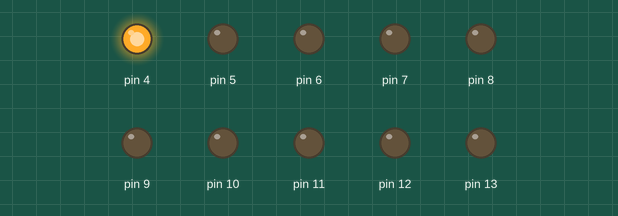
Bench run of a sketch on a simulated Arduino Uno, built with avr-gcc and run on an emulated ATmega328P. On the bench: output pins drawn as LEDs (lit = HIGH).

Above: at 0.02 s.
At 0.77 s:
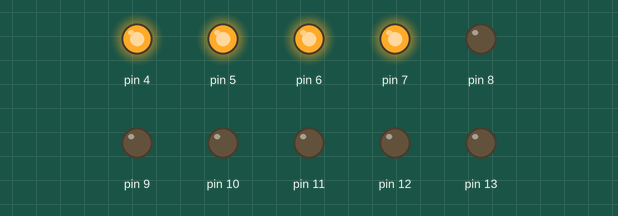
At 1.52 s:
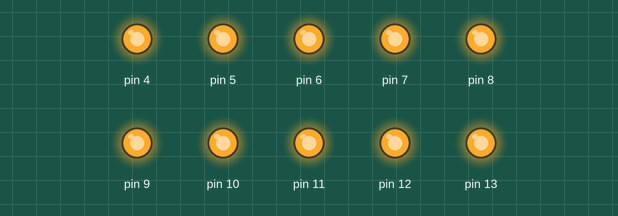
At 2.27 s:
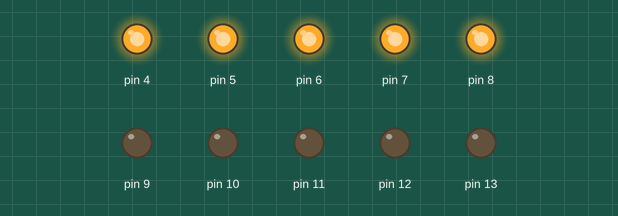
At 3.05 s:
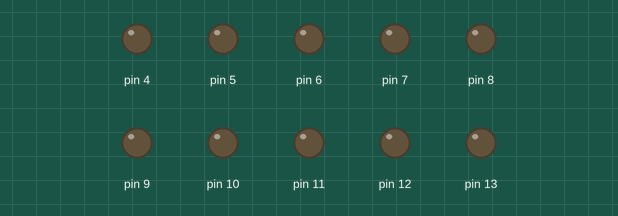
At 4.67 s:
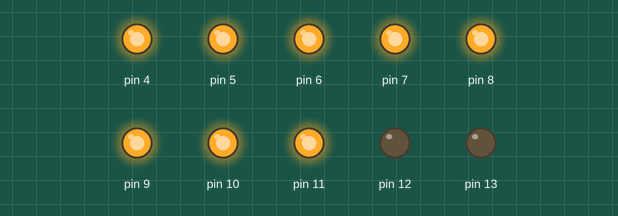
Timing chart, 0 to 5.0 s (numbered marks = the images above):
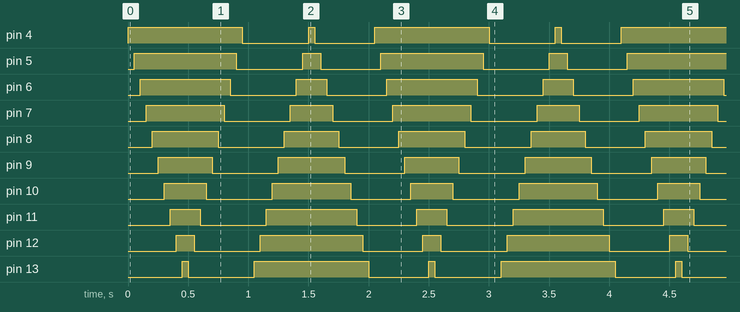

Measured:
- by itself, pin 4: repeats every 2.1 s: LOW 0.55 s, HIGH 0.05 s, LOW 0.50 s, HIGH 0.95 s
- by itself, pin 5: repeats every 2.1 s: LOW 0.55 s, HIGH 0.15 s, LOW 0.50 s, HIGH 0.85 s
- by itself, pin 6: repeats every 2.1 s: LOW 0.55 s, HIGH 0.25 s, LOW 0.50 s, HIGH 0.75 s
- by itself, pin 7: repeats every 2.1 s: LOW 0.55 s, HIGH 0.35 s, LOW 0.50 s, HIGH 0.65 s
- by itself, pin 8: alternates HIGH for 0.55 s and LOW for 0.53 s
- by itself, pin 9: alternates HIGH for 0.45 s and LOW for 0.53 s
- by itself, pin 10: repeats every 2.1 s: LOW 0.55 s, HIGH 0.65 s, LOW 0.50 s, HIGH 0.35 s
- by itself, pin 11: repeats every 2.1 s: LOW 0.55 s, HIGH 0.75 s, LOW 0.50 s, HIGH 0.25 s

The sketch:

sketch_leds.ino
```cpp
void setup()
{
  //Define a porta do led como saida
  for (int i = 4; i <= 13; i++) {
    pinMode(i, OUTPUT);
  }
}

void loop()
{
  /*
  //Acende o led
  digitalWrite(13, HIGH);
  delay(200);

  digitalWrite(13, LOW);
  delay(200);

  digitalWrite(12, HIGH);
  delay(200);

  digitalWrite(12, LOW);
  delay(200);

  digitalWrite(11, HIGH);
  delay(200);

  digitalWrite(11, LOW);
  delay(200);

  digitalWrite(10, HIGH);
  delay(200);

  digitalWrite(10, LOW);
  delay(200);

  digitalWrite(9, HIGH);
  delay(200);

  digitalWrite(9, LOW);
  delay(200);

  digitalWrite(8, HIGH);
  delay(200);

  digitalWrite(8, LOW);
  delay(200);

  digitalWrite(7, HIGH);
  delay(200);

  digitalWrite(7, LOW);
  delay(200);

  digitalWrite(6, HIGH);
  delay(200);

  digitalWrite(6, LOW);
  delay(200);

  digitalWrite(5, HIGH);
  delay(200);

  digitalWrite(5, LOW);
  delay(200);

  digitalWrite(4, HIGH);
  delay(200);

  digitalWrite(4, LOW);
  delay(200);
  //Aguarda intervalo de tempo em milissegundos
  delay(200);

  //Apaga o led
*/
for (int i = 4; i <= 13; i++) {

    digitalWrite(i, HIGH);  // Liga o pino
    delay(50);
  }

  // Desliga os pinos de 13 a 4 com 100 ms de intervalo
  for (int i = 13; i >= 4; i--) {
    digitalWrite(i, LOW);  // Desliga o pino
    delay(50);
  }

  delay(50);

  for (int i = 13; i >= 4; i--) {
    digitalWrite(i, HIGH);  // Desliga o pino
    delay(50);
  }


for (int i = 4; i <= 13; i++) {

    digitalWrite(i, LOW);  // Liga o pino
    delay(50);
  }

}
```
